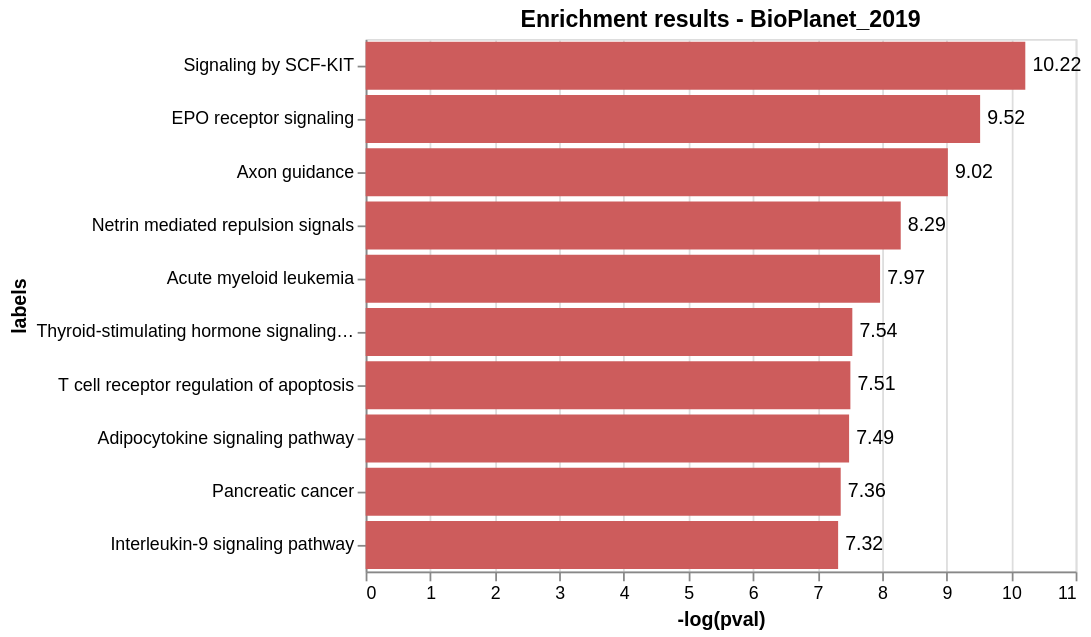

This figure's notebook cell:
### Code cell
# top 50
EnrichR.plot_enrichment(top_50, library_name = 'BioPlanet_2019', max_hits= 10, height = 300, width = 400)

### Figure 1 — Vega-Lite specification as saved in the notebook (floating-point values rounded to 4 significant figures)
{"config": {"view": {"continuousWidth": 400, "continuousHeight": 300}}, "layer": [{"mark": {"type": "bar", "color": "indianred"}, "encoding": {"x": {"field": "-log(pval)", "type": "quantitative"}, "y": {"field": "labels", "sort": "-x", "type": "nominal"}}}, {"mark": {"type": "text", "align": "left", "baseline": "middle", "dx": 4}, "encoding": {"text": {"field": "-log(pval)", "type": "quantitative"}, "x": {"field": "-log(pval)", "type": "quantitative"}, "y": {"field": "labels", "sort": "-x", "type": "nominal"}}, "title": "Enrichment results - BioPlanet_2019"}], "data": {"name": "data-1a5ff76d72f615050cbd15c25c98f0fd"}, "height": 300, "width": 400, "$schema": "https://vega.github.io/schema/vega-lite/v4.17.0.json", "datasets": {"data-1a5ff76d72f615050cbd15c25c98f0fd": [{"labels": "Signaling by SCF-KIT", "pval": 3.656e-05, "-log(pval)": 10.22}, {"labels": "EPO receptor signaling", "pval": 7.368e-05, "-log(pval)": 9.52}, {"labels": "Axon guidance", "pval": 0.0001214, "-log(pval)": 9.02}, {"labels": "Netrin mediated repulsion signals", "pval": 0.0002507, "-log(pval)": 8.29}, {"labels": "Acute myeloid leukemia", "pval": 0.0003466, "-log(pval)": 7.97}, {"labels": "Thyroid-stimulating hormone signaling pathway", "pval": 0.0005339, "-log(pval)": 7.54}, {"labels": "T cell receptor regulation of apoptosis", "pval": 0.0005503, "-log(pval)": 7.51}, {"labels": "Adipocytokine signaling pathway", "pval": 0.000558, "-log(pval)": 7.49}, {"labels": "Pancreatic cancer", "pval": 0.0006344, "-log(pval)": 7.36}, {"labels": "Interleukin-9 signaling pathway", "pval": 0.0006624, "-log(pval)": 7.32}]}}
